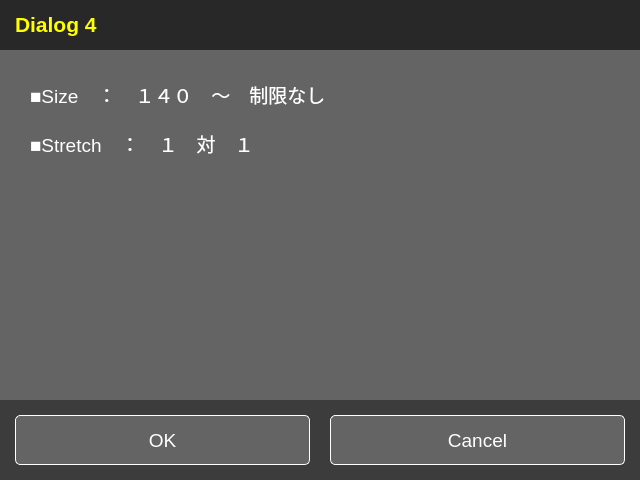
<?xml version="1.0" encoding="UTF-8"?>
<ui version="4.0">
 <class>Dialog3</class>
 <widget class="QDialog" name="Dialog3">
  <property name="geometry">
   <rect>
    <x>0</x>
    <y>0</y>
    <width>640</width>
    <height>480</height>
   </rect>
  </property>
  <property name="maximumSize">
   <size>
    <width>1024</width>
    <height>768</height>
   </size>
  </property>
  <property name="windowTitle">
   <string>Dialog</string>
  </property>
  <layout class="QVBoxLayout" name="verticalLayout">
   <property name="spacing">
    <number>0</number>
   </property>
   <property name="leftMargin">
    <number>0</number>
   </property>
   <property name="topMargin">
    <number>0</number>
   </property>
   <property name="rightMargin">
    <number>0</number>
   </property>
   <property name="bottomMargin">
    <number>0</number>
   </property>
   <item>
    <widget class="QWidget" name="widget" native="true">
     <property name="sizePolicy">
      <sizepolicy hsizetype="Preferred" vsizetype="Fixed">
       <horstretch>0</horstretch>
       <verstretch>0</verstretch>
      </sizepolicy>
     </property>
     <property name="minimumSize">
      <size>
       <width>0</width>
       <height>50</height>
      </size>
     </property>
     <property name="styleSheet">
      <string notr="true">background:rgb(40,40,40);</string>
     </property>
     <layout class="QHBoxLayout" name="horizontalLayout_2">
      <property name="spacing">
       <number>0</number>
      </property>
      <property name="leftMargin">
       <number>15</number>
      </property>
      <property name="topMargin">
       <number>0</number>
      </property>
      <property name="rightMargin">
       <number>5</number>
      </property>
      <property name="bottomMargin">
       <number>0</number>
      </property>
      <item>
       <widget class="QLabel" name="label">
        <property name="sizePolicy">
         <sizepolicy hsizetype="Fixed" vsizetype="Fixed">
          <horstretch>0</horstretch>
          <verstretch>0</verstretch>
         </sizepolicy>
        </property>
        <property name="font">
         <font>
          <pointsize>16</pointsize>
          <weight>75</weight>
          <bold>true</bold>
         </font>
        </property>
        <property name="styleSheet">
         <string notr="true">color:yellow;</string>
        </property>
        <property name="frameShape">
         <enum>QFrame::NoFrame</enum>
        </property>
        <property name="text">
         <string>Dialog 4</string>
        </property>
       </widget>
      </item>
      <item>
       <spacer name="horizontalSpacer_3">
        <property name="orientation">
         <enum>Qt::Horizontal</enum>
        </property>
        <property name="sizeHint" stdset="0">
         <size>
          <width>486</width>
          <height>20</height>
         </size>
        </property>
       </spacer>
      </item>
      <item>
       <widget class="QPushButton" name="pushButton">
        <property name="styleSheet">
         <string notr="true">border:none;
outline:none;</string>
        </property>
        <property name="text">
         <string/>
        </property>
        <property name="icon">
         <iconset resource="iconimages.qrc">
          <normaloff>:/resources/images/097c5d0f-1ed8-4cdd-bd7b-911829b7d10b.png</normaloff>:/resources/images/097c5d0f-1ed8-4cdd-bd7b-911829b7d10b.png</iconset>
        </property>
        <property name="iconSize">
         <size>
          <width>32</width>
          <height>32</height>
         </size>
        </property>
       </widget>
      </item>
     </layout>
    </widget>
   </item>
   <item>
    <widget class="QWidget" name="widget_2" native="true">
     <property name="styleSheet">
      <string notr="true">background:rgb(100,100,100);</string>
     </property>
     <layout class="QVBoxLayout" name="verticalLayout_2">
      <property name="spacing">
       <number>20</number>
      </property>
      <property name="leftMargin">
       <number>30</number>
      </property>
      <property name="topMargin">
       <number>30</number>
      </property>
      <property name="rightMargin">
       <number>0</number>
      </property>
      <property name="bottomMargin">
       <number>0</number>
      </property>
      <item>
       <widget class="QLabel" name="label_2">
        <property name="sizePolicy">
         <sizepolicy hsizetype="Fixed" vsizetype="Preferred">
          <horstretch>0</horstretch>
          <verstretch>0</verstretch>
         </sizepolicy>
        </property>
        <property name="font">
         <font>
          <pointsize>14</pointsize>
         </font>
        </property>
        <property name="styleSheet">
         <string notr="true">color:white;</string>
        </property>
        <property name="text">
         <string>■Size　：　１４０　～　制限なし</string>
        </property>
       </widget>
      </item>
      <item>
       <widget class="QLabel" name="label_3">
        <property name="sizePolicy">
         <sizepolicy hsizetype="Fixed" vsizetype="Preferred">
          <horstretch>0</horstretch>
          <verstretch>0</verstretch>
         </sizepolicy>
        </property>
        <property name="font">
         <font>
          <pointsize>14</pointsize>
         </font>
        </property>
        <property name="styleSheet">
         <string notr="true">color:white;</string>
        </property>
        <property name="text">
         <string>■Stretch　：　１　対　１</string>
        </property>
       </widget>
      </item>
      <item>
       <spacer name="verticalSpacer">
        <property name="orientation">
         <enum>Qt::Vertical</enum>
        </property>
        <property name="sizeHint" stdset="0">
         <size>
          <width>20</width>
          <height>239</height>
         </size>
        </property>
       </spacer>
      </item>
     </layout>
    </widget>
   </item>
   <item>
    <widget class="QWidget" name="widget_3" native="true">
     <property name="sizePolicy">
      <sizepolicy hsizetype="Preferred" vsizetype="Fixed">
       <horstretch>0</horstretch>
       <verstretch>0</verstretch>
      </sizepolicy>
     </property>
     <property name="minimumSize">
      <size>
       <width>0</width>
       <height>80</height>
      </size>
     </property>
     <property name="styleSheet">
      <string notr="true">background:rgb(60,60,60);</string>
     </property>
     <layout class="QHBoxLayout" name="horizontalLayout" stretch="1,1">
      <property name="spacing">
       <number>20</number>
      </property>
      <property name="leftMargin">
       <number>15</number>
      </property>
      <property name="topMargin">
       <number>0</number>
      </property>
      <property name="rightMargin">
       <number>15</number>
      </property>
      <property name="bottomMargin">
       <number>0</number>
      </property>
      <item>
       <widget class="QToolButton" name="toolButton">
        <property name="sizePolicy">
         <sizepolicy hsizetype="Preferred" vsizetype="Fixed">
          <horstretch>0</horstretch>
          <verstretch>0</verstretch>
         </sizepolicy>
        </property>
        <property name="minimumSize">
         <size>
          <width>140</width>
          <height>50</height>
         </size>
        </property>
        <property name="maximumSize">
         <size>
          <width>16777215</width>
          <height>16777215</height>
         </size>
        </property>
        <property name="font">
         <font>
          <pointsize>14</pointsize>
         </font>
        </property>
        <property name="styleSheet">
         <string notr="true">background:rgb(100, 100, 100);
border-style: solid;
border-width: 1px;
border-color: white;
border-radius: 5px;
color:white;</string>
        </property>
        <property name="text">
         <string>OK</string>
        </property>
       </widget>
      </item>
      <item>
       <widget class="QToolButton" name="toolButton_2">
        <property name="sizePolicy">
         <sizepolicy hsizetype="Preferred" vsizetype="Fixed">
          <horstretch>0</horstretch>
          <verstretch>0</verstretch>
         </sizepolicy>
        </property>
        <property name="minimumSize">
         <size>
          <width>140</width>
          <height>50</height>
         </size>
        </property>
        <property name="maximumSize">
         <size>
          <width>16777215</width>
          <height>16777215</height>
         </size>
        </property>
        <property name="font">
         <font>
          <pointsize>14</pointsize>
         </font>
        </property>
        <property name="styleSheet">
         <string notr="true">background:rgb(100, 100, 100);
border-style: solid;
border-width: 1px;
border-color: white;
border-radius: 5px;
color:white;</string>
        </property>
        <property name="text">
         <string>Cancel</string>
        </property>
       </widget>
      </item>
     </layout>
    </widget>
   </item>
  </layout>
 </widget>
 <resources>
  <include location="iconimages.qrc"/>
 </resources>
 <connections/>
</ui>
